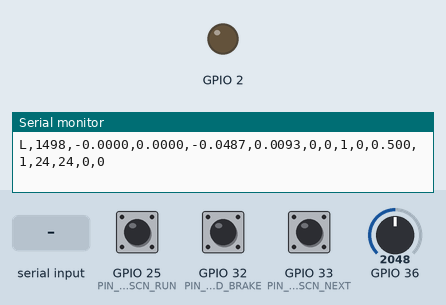
This sketch was run on a simulated ESP32. On the bench: output pins drawn as LEDs (lit = HIGH), the last lines printed to the serial monitor. Inputs (shaded band) come from the test bench; at power-on: GPIO 25 (PIN_LEAD_SCN_RUN) HIGH, GPIO 33 (PIN_LEAD_SCN_NEXT) HIGH, GPIO 32 (PIN_LEAD_BRAKE) HIGH, GPIO 36 = 2048.

Above: at 1.5 s.
1.6 s: "n90\n" received over Serial
4.6 s: GPIO 25 (PIN_LEAD_SCN_RUN) pulled LOW for 0.15 s
At 5.5 s:
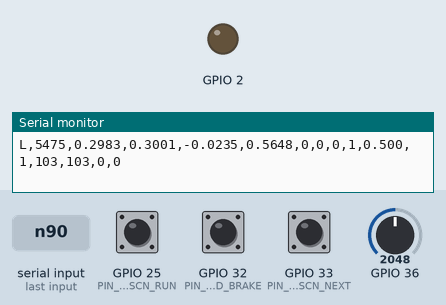
6.2 s: GPIO 33 (PIN_LEAD_SCN_NEXT) pulled LOW for 0.15 s
8.8 s: GPIO 25 (PIN_LEAD_SCN_RUN) pulled LOW for 1 s
At 12.5 s:
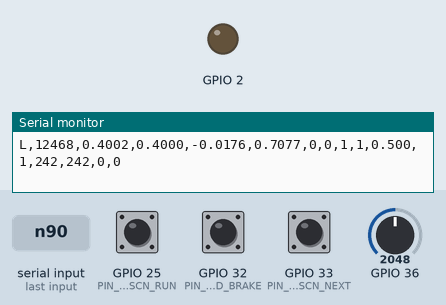
12.8 s: GPIO 32 (PIN_LEAD_BRAKE) pulled LOW for 0.15 s
At 13.03 s:
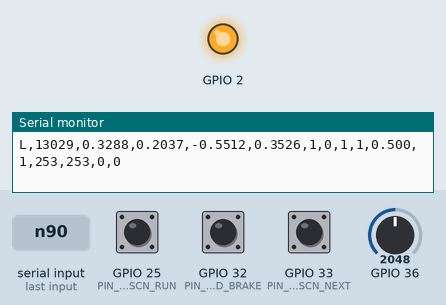
15.9 s: "90,45\n" received over Serial
At 17.7 s:
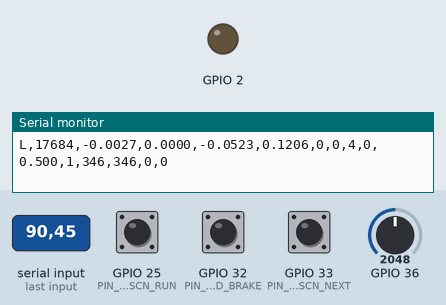
Timing chart, 0 to 18.4 s (numbered marks = the images above; inputs shaded):
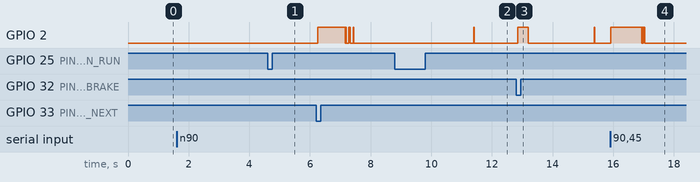

The sketch:

lead_node.ino
```cpp
// =====================================================================
//  lead_node.ino  --  LEAD VEHICLE / DRIVER'S CONSOLE
//  V2V-Assisted Predictive Adaptive Cruise Control  /  BECE302L
//
//  WHY THIS NODE HAS NO MOTOR
//  --------------------------
//  The lead vehicle's only job in this system is to TELL the follower what
//  it is doing. Nothing in the follower's control law depends on the lead
//  having real wheels. So this node runs its vehicle physics in SIM_PLANT
//  and is built instead as a driver's console:
//
//      potentiometer  -> accelerator
//      brake button   -> brake pedal
//      two buttons    -> select and run a demo scenario
//      OLED           -> the lead's dashboard
//
//  That halves the drivetrain hardware for the demo while leaving every
//  part of the thing being demonstrated -- the radio link, the follower's
//  closed-loop control, the sensing, the state machine -- completely real.
//  It is the same reasoning a hardware-in-the-loop bench uses: you do not
//  build a second vehicle in order to test a follower.
//
//  Responsibilities
//   1. Work out the commanded lead speed, from the scenario script or from
//      the throttle pot in manual mode.
//   2. Run a PID speed loop against its (simulated) plant, so the speed it
//      broadcasts has realistic dynamics rather than being a step.
//   3. Estimate its own acceleration and decide when it is BRAKING.
//   4. Broadcast {speed, accel, flags, scenario, seq} over ESP-NOW at 20 Hz
//      -- unless the active scenario has deliberately silenced the radio.
//   5. Drive the console OLED and stream telemetry to the laptop.
//
//  BROADCAST, NOT UNICAST
//  We send to FF:FF:FF:FF:FF:FF. Practical: no MAC addresses to look up,
//  type in and keep in sync. Correct: real V2V (DSRC / C-V2X) Basic Safety
//  Messages ARE broadcast, because a braking announcement is addressed to
//  every vehicle in range, not to one negotiated peer.
// =====================================================================

#include <esp_now.h>
#include <WiFi.h>
#include <esp_wifi.h>

#include "config.h"
#include "v2v_protocol.h"
#include "filters.h"
#include "pid.h"
#include "vehicle_io.h"
#include "scenario.h"
#include "hmi.h"

// ---------------------------------------------------------------------
//  Link configuration
// ---------------------------------------------------------------------
#define V2V_USE_UNICAST   0
#define V2V_WIFI_CHANNEL  1      // BOTH NODES MUST MATCH

static uint8_t peerMac[6] = {0xFF, 0xFF, 0xFF, 0xFF, 0xFF, 0xFF};
#if V2V_USE_UNICAST
// If you switch to unicast, put the FOLLOWER's MAC here
// (run firmware/tools/mac_address to read it off the board).
static uint8_t unicastMac[6] = {0x00, 0x00, 0x00, 0x00, 0x00, 0x00};
#endif

// ---------------------------------------------------------------------
//  State
// ---------------------------------------------------------------------
static PID            speedPid;
static Differentiator accelEst;
static LeadLag        leadLag;

static Scenario       scn;
static Throttle       throttle;
static Button         btnBrake, btnScnNext, btnScnRun;

static uint32_t seqCounter  = 0;
static uint32_t txOk        = 0;
static uint32_t txFail      = 0;
static uint32_t txSuppressed = 0;   // packets NOT sent during radio silence

static uint32_t lastCtrlUs  = 0;
static uint32_t lastTxMs    = 0;
static uint32_t lastTelemMs = 0;
static uint32_t lastHmiMs   = 0;

static float    vTarget     = 0.0f;
static bool     flagBraking = false;

// ---------------------------------------------------------------------
//  ESP-NOW send callback -- lets us report a real TX success rate
// ---------------------------------------------------------------------
#if defined(ESP_ARDUINO_VERSION_MAJOR) && (ESP_ARDUINO_VERSION_MAJOR >= 3)
static void onSent(const wifi_tx_info_t *info, esp_now_send_status_t status) {
#else
static void onSent(const uint8_t *mac, esp_now_send_status_t status) {
#endif
  if (status == ESP_NOW_SEND_SUCCESS) txOk++; else txFail++;
}

// ---------------------------------------------------------------------
static bool v2vBegin(void) {
  WiFi.mode(WIFI_STA);
  WiFi.disconnect();
  esp_wifi_set_channel(V2V_WIFI_CHANNEL, WIFI_SECOND_CHAN_NONE);

  if (esp_now_init() != ESP_OK) return false;
  esp_now_register_send_cb(onSent);

#if V2V_USE_UNICAST
  memcpy(peerMac, unicastMac, 6);
#endif

  esp_now_peer_info_t peer = {};
  memcpy(peer.peer_addr, peerMac, 6);
  peer.channel = V2V_WIFI_CHANNEL;
  peer.encrypt = false;
  peer.ifidx   = WIFI_IF_STA;
  if (esp_now_add_peer(&peer) != ESP_OK) return false;
  return true;
}

static void v2vBroadcast(float speed, float accel, bool braking, bool hazard) {
  // RADIO SILENCE. This is how SCN_COMM_LOSS works: the lead carries on
  // driving perfectly normally but stops announcing itself. Nothing is
  // wrong with the lead -- the follower has simply lost its feedforward
  // channel, and must notice and widen its time gap on its own.
  if (!scn.tx_enabled) { txSuppressed++; return; }

  V2VPacket p = {};
  p.seq        = ++seqCounter;
  p.t_ms       = millis();
  p.speed_mps  = speed;
  p.accel_mps2 = accel;
  p.scenario   = (uint8_t)scn.id;
  p.flags      = 0;
  if (braking)                  p.flags |= V2V_FLAG_BRAKING;
  if (hazard)                   p.flags |= V2V_FLAG_HAZARD;
  if (speed > V_STANDSTILL_MPS) p.flags |= V2V_FLAG_MOVING;
#if SIM_PLANT
  p.flags |= V2V_FLAG_SIM;
#endif
  v2v_seal(&p, V2V_NODE_LEAD);
  esp_now_send(peerMac, (const uint8_t *)&p, V2V_PACKET_SIZE);
}

// ---------------------------------------------------------------------
//  Serial commands, so scenarios can also be driven from the dashboard.
//  The physical buttons are the showpiece; this is the backup path, and it
//  means a dead button does not cost you a scenario in the review.
//    0..4  select that scenario        r  run / restart
//    n     next scenario               s  stop
// ---------------------------------------------------------------------
static void pollSerial(void) {
  while (Serial.available()) {
    const char c = (char)Serial.read();
    if (c >= '0' && c < ('0' + SCN_COUNT)) {
      scn_select(&scn, (ScenarioId)(c - '0'));
      Serial.printf("# scenario -> %s\n", scn_name(&scn));
    } else if (c == 'n') {
      scn_next(&scn);
      Serial.printf("# scenario -> %s\n", scn_name(&scn));
    } else if (c == 'r') {
      scn_start(&scn);
      Serial.printf("# run %s\n", scn_name(&scn));
    } else if (c == 's') {
      scn_select(&scn, scn.id);
      Serial.println("# stop");
    }
  }
}

// ---------------------------------------------------------------------
void setup() {
  Serial.begin(SERIAL_BAUD);
  delay(300);

  Serial.println();
  Serial.println("# ==============================================");
  Serial.println("# V2V Predictive ACC  --  LEAD NODE / CONSOLE");
  Serial.printf ("# build: SIM_PLANT=%d  ctrl=%d Hz  tx=%d Hz\n",
                 SIM_PLANT, CTRL_HZ, V2V_TX_HZ);
  Serial.printf ("# my MAC: %s\n", WiFi.macAddress().c_str());
  Serial.println("# keys: 0-4 select scenario, n next, r run, s stop");
  Serial.println("# ==============================================");

  vio_begin();
  pid_init(&speedPid, PID_KP, PID_KI, PID_KD, PID_N_DERIV,
           PID_U_MIN, PID_U_MAX, CTRL_DT);
  diff_init(&accelEst, 3.0f, CTRL_DT);
  ll_init(&leadLag, LL_B0, LL_B1, LL_A1);

  scn_init(&scn);
  thr_init(&throttle);
  btn_init(&btnBrake,   PIN_LEAD_BRAKE);
  btn_init(&btnScnNext, PIN_LEAD_SCN_NEXT);
  btn_init(&btnScnRun,  PIN_LEAD_SCN_RUN);

  hmi_begin("LEAD CONSOLE");

  if (!v2vBegin()) {
    Serial.println("# FATAL: ESP-NOW init failed");
    while (true) { vio_status_led(true); delay(100); vio_status_led(false); delay(100); }
  }
  Serial.printf("# ESP-NOW up on channel %d, peer %s\n",
                V2V_WIFI_CHANNEL,
                (peerMac[0] == 0xFF) ? "BROADCAST" : "unicast");
  Serial.println("# TELEM_HDR,t_ms,v,v_tgt,accel,duty,braking,hazard,"
                 "scn,running,throttle,tx_on,seq,tx_ok,tx_fail,tx_suppressed");

  lastCtrlUs = micros();
}

// ---------------------------------------------------------------------
void loop() {
  pollSerial();

  const uint32_t nowUs = micros();

  // ===== fixed-rate control task =====================================
  if ((uint32_t)(nowUs - lastCtrlUs) >= (uint32_t)(CTRL_DT * 1e6f)) {
    const float dt = (float)(nowUs - lastCtrlUs) * 1e-6f;
    lastCtrlUs = nowUs;

    // --- 1. console inputs
    const float thr = thr_read(&throttle);
    if (btn_pressed(&btnScnNext)) {
      scn_next(&scn);
      Serial.printf("# scenario -> %s\n", scn_name(&scn));
    }
    if (btn_pressed(&btnScnRun)) {
      scn_start(&scn);
      Serial.printf("# run %s\n", scn_name(&scn));
    }
    btn_pressed(&btnBrake);                 // update the debounce state
    const bool brakePedal = btn_held(&btnBrake);

    // --- 2. what should the lead be doing?
    scn_update(&scn, thr, brakePedal);

    // Rate-limit the setpoint. A declared emergency gets the full braking
    // limit; everything else uses the comfort limit.
    const float limit = scn.hazard ? A_BRAKE_MPS2 : A_MAX_MPS2;
    vTarget = rate_limit(scn.cmd_speed, vTarget, limit, dt);

    // --- 3. measure
    vio_update(dt);
    const float v = vio_speed();

    // --- 4. inner speed loop
    float u = pid_step(&speedPid, vTarget, v);
#if ENABLE_LEADLAG
    u = clampf(ll_step(&leadLag, u), PID_U_MIN, PID_U_MAX);
#endif
    vio_set_duty(u);

    // --- 5. own acceleration, and "am I braking?"
    const float accel = diff_step(&accelEst, v);
    //  Braking is a DECELERATION statement, not a "going slow" statement.
    //  (The original draft had `braking = speed < 3.0`, which flags a
    //  slow-but-steady vehicle as braking and misses a fast vehicle that
    //  has just stamped on the pedal -- exactly backwards for the one
    //  thing the follower needs to know.)
    flagBraking = (accel < -0.08f) || (scn.cmd_speed < v - 0.02f)
                  || scn.hazard || brakePedal;

    vio_status_led(flagBraking);
  }

  const uint32_t nowMs = millis();

  // ===== V2V broadcast task ==========================================
  if (nowMs - lastTxMs >= (uint32_t)(1000 / V2V_TX_HZ)) {
    lastTxMs = nowMs;
    v2vBroadcast(vio_speed(), accelEst.lp.y, flagBraking, scn.hazard);
  }

  // ===== HMI task ====================================================
  if (nowMs - lastHmiMs >= (uint32_t)(1000 / HMI_UPDATE_HZ)) {
    lastHmiMs = nowMs;
    hmi_draw_lead(scn_name(&scn), scn.running, scn.elapsed_s,
                  throttle.value, vio_speed(), scn.cmd_speed,
                  flagBraking, scn.tx_enabled);
    hmi_set_brake_lights(flagBraking);
  }

  // ===== telemetry task ==============================================
  if (nowMs - lastTelemMs >= (uint32_t)(1000 / TELEM_HZ)) {
    lastTelemMs = nowMs;
    Serial.printf("L,%lu,%.4f,%.4f,%.4f,%.4f,%d,%d,%d,%d,%.3f,%d,"
                  "%lu,%lu,%lu,%lu\n",
                  (unsigned long)nowMs,
                  vio_speed(), vTarget, accelEst.lp.y, vio_last_duty(),
                  flagBraking ? 1 : 0, scn.hazard ? 1 : 0,
                  (int)scn.id, scn.running ? 1 : 0,
                  throttle.value, scn.tx_enabled ? 1 : 0,
                  (unsigned long)seqCounter,
                  (unsigned long)txOk, (unsigned long)txFail,
                  (unsigned long)txSuppressed);
  }
}
```

filters.h
```cpp
// >>> GENERATED FILE -- DO NOT EDIT <<<
// Source of truth: firmware/common/filters.h
// Regenerate with: python tools/sync_common.py
// =====================================================================
//  filters.h  --  Small, allocation-free signal conditioning blocks.
//  MASTER COPY in firmware/common/.
//
//  Why this file exists:
//  The single biggest practical obstacle in this project is that the
//  predictive braking layer differentiates the range signal. Raw HC-SR04
//  noise is roughly +/- 1-2 cm with occasional total outliers (a missed
//  echo reads as max range). Differentiating that at 20 Hz gives closing
//  rates of several m/s out of a stationary target, which would slam the
//  brakes on for no reason.
//
//  Chain used on the follower:  median3 -> low-pass -> differentiate
//                               -> low-pass again
//  Median kills the impulsive outliers (a low-pass alone just smears
//  them); the low-passes handle the gaussian part.
// =====================================================================
#ifndef V2V_FILTERS_H
#define V2V_FILTERS_H

#include <math.h>
#include <stdint.h>

// ---------------------------------------------------------------------
//  First-order low-pass, discretised by the bilinear-equivalent
//  exponential form:  y[k] = y[k-1] + alpha*(x[k] - y[k-1])
//  with alpha = dt / (dt + 1/(2*pi*fc)).
// ---------------------------------------------------------------------
typedef struct {
  float y;
  float alpha;
  bool  primed;
} LowPass;

static inline void lp_init(LowPass *f, float fc_hz, float dt) {
  const float rc = 1.0f / (2.0f * (float)M_PI * fc_hz);
  f->alpha  = dt / (dt + rc);
  f->y      = 0.0f;
  f->primed = false;
}

static inline float lp_step(LowPass *f, float x) {
  if (!f->primed) { f->y = x; f->primed = true; return f->y; }
  f->y += f->alpha * (x - f->y);
  return f->y;
}

static inline void lp_reset(LowPass *f) { f->y = 0.0f; f->primed = false; }

// ---------------------------------------------------------------------
//  Median-of-3. Removes single-sample impulses with only 2 samples of
//  group delay, which matters when the whole point is early reaction.
// ---------------------------------------------------------------------
typedef struct {
  float w[3];
  uint8_t n;
} Median3;

static inline void med3_init(Median3 *m) { m->n = 0; m->w[0] = m->w[1] = m->w[2] = 0.0f; }

static inline float med3_step(Median3 *m, float x) {
  m->w[2] = m->w[1];
  m->w[1] = m->w[0];
  m->w[0] = x;
  if (m->n < 3) { m->n++; return x; }     // not enough history yet
  const float a = m->w[0], b = m->w[1], c = m->w[2];
  // branch-free-ish median of three
  if ((a <= b && b <= c) || (c <= b && b <= a)) return b;
  if ((b <= a && a <= c) || (c <= a && a <= b)) return a;
  return c;
}

// ---------------------------------------------------------------------
//  Filtered differentiator. Produces d(x)/dt with a low-pass on the
//  output. Sign convention is left to the caller.
// ---------------------------------------------------------------------
typedef struct {
  float   prev;
  bool    primed;
  LowPass lp;
  float   dt;
} Differentiator;

static inline void diff_init(Differentiator *d, float fc_hz, float dt) {
  d->prev = 0.0f;
  d->primed = false;
  d->dt = dt;
  lp_init(&d->lp, fc_hz, dt);
}

static inline float diff_step(Differentiator *d, float x) {
  if (!d->primed) { d->prev = x; d->primed = true; return 0.0f; }
  const float raw = (x - d->prev) / d->dt;
  d->prev = x;
  return lp_step(&d->lp, raw);
}

static inline void diff_reset(Differentiator *d) {
  d->primed = false;
  lp_reset(&d->lp);
}

// ---------------------------------------------------------------------
//  Rate limiter -- enforces the comfort acceleration limit on a speed
//  setpoint so the outer loop cannot command a step the plant could
//  never follow (which would just wind up the integrator).
// ---------------------------------------------------------------------
static inline float rate_limit(float target, float current, float max_rate, float dt) {
  const float max_delta = max_rate * dt;
  const float delta = target - current;
  if (delta >  max_delta) return current + max_delta;
  if (delta < -max_delta) return current - max_delta;
  return target;
}

static inline float clampf(float x, float lo, float hi) {
  return (x < lo) ? lo : ((x > hi) ? hi : x);
}

// ---------------------------------------------------------------------
//  Discrete lead-lag / generic first-order biquad section:
//     y[k] = b0*x[k] + b1*x[k-1] - a1*y[k-1]
// ---------------------------------------------------------------------
typedef struct {
  float b0, b1, a1;
  float x1, y1;
} LeadLag;

static inline void ll_init(LeadLag *f, float b0, float b1, float a1) {
  f->b0 = b0; f->b1 = b1; f->a1 = a1;
  f->x1 = f->y1 = 0.0f;
}

static inline float ll_step(LeadLag *f, float x) {
  const float y = f->b0 * x + f->b1 * f->x1 - f->a1 * f->y1;
  f->x1 = x;
  f->y1 = y;
  return y;
}

static inline void ll_reset(LeadLag *f) { f->x1 = f->y1 = 0.0f; }

#endif // V2V_FILTERS_H
```

Source omitted: hmi.h (8860 bytes), pid.h (4082 bytes), scenario.h (10246 bytes), v2v_protocol.h (5313 bytes), vehicle_io.h (11480 bytes), config.h (17610 bytes)

Measured:
- after the input at 4.6 s, GPIO 2: stays LOW (without the input it goes to HIGH after 1.2 s)
- after the input at 8.8 s, GPIO 2: LOW → HIGH after 2.6 s, → LOW 0.02 s later
- after the input at 12.8 s, GPIO 2: LOW → HIGH after 0.06 s, → LOW 0.35 s later, → HIGH 2.2 s later, → LOW 0.02 s later
- after the input at 15.9 s, GPIO 2: LOW → HIGH at once, then repeats every 0.04 s: LOW 0.02 s, HIGH 0.02 s, until it stays LOW from 17.0 s
